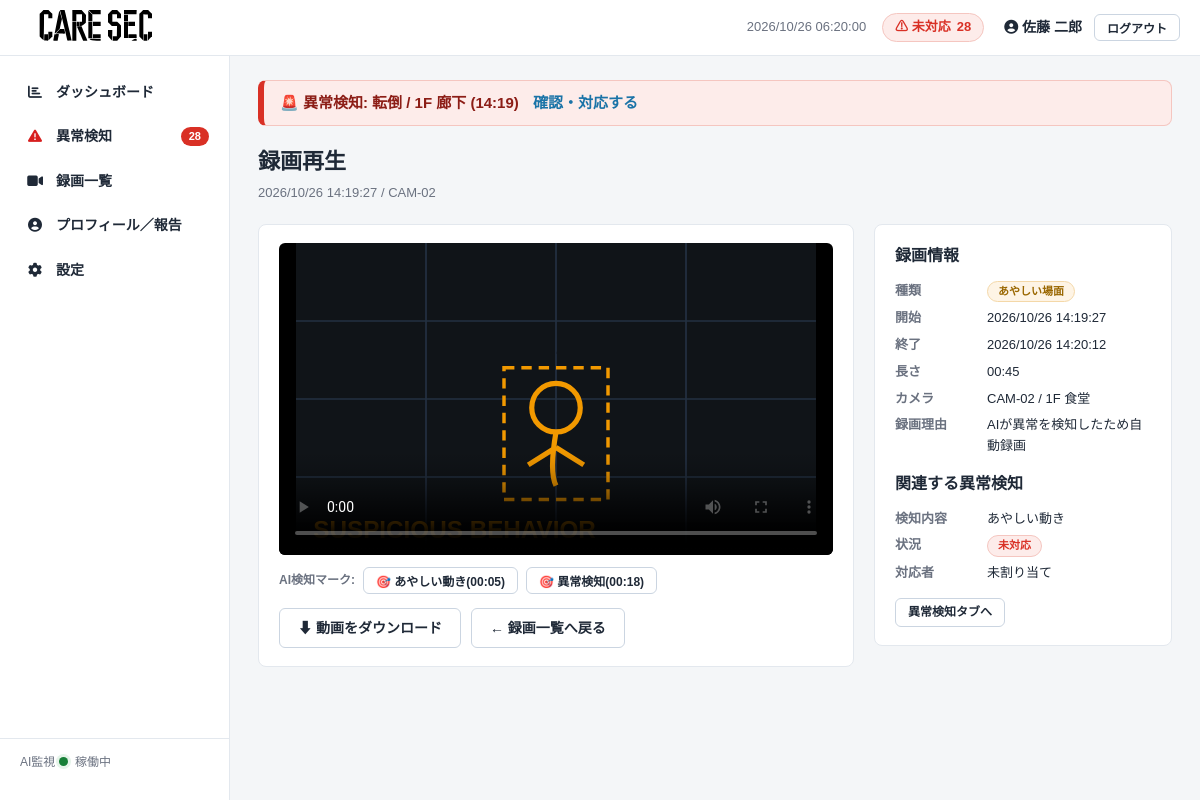
Screenshot of /recordings/129/ (signed in) with the database file from the repository.
### core/models.py (models this page shows, shortened)
class User(AbstractBaseUser):
    username = models.CharField("ユーザー名", max_length=150, unique=True)
    first_name = models.CharField("名", max_length=50, blank=True)
    last_name = models.CharField("姓", max_length=50, blank=True)
    email = models.EmailField("メールアドレス", blank=True)
    is_active = models.BooleanField("有効", default=True)
    is_admin = models.BooleanField("管理画面を利用できる", default=False)
    date_joined = models.DateTimeField("登録日", default=timezone.now)
    objects = UserManager()
    USERNAME_FIELD = "username"
    REQUIRED_FIELDS = []
    class Meta:
        verbose_name = "介護士"
        verbose_name_plural = "介護士"
        default_permissions = ()  # 権限レコードを作らない
    def get_full_name(self):
        return f"{self.last_name} {self.first_name}".strip()

class Alert(models.Model):
    class Kind(models.TextChoices):
        FALL = "fall", "転倒"
        SUSPICIOUS = "suspicious", "あやしい動き"
        ZONE = "zone", "立ち入り禁止ゾーン"
    class Status(models.TextChoices):
        OPEN = "open", "未対応"
        RESPONDING = "responding", "対応中"
        RESOLVED = "resolved", "解決済み"
        FALSE_POSITIVE = "false_positive", "誤検知"
    kind = models.CharField("種類", max_length=16, choices=Kind.choices)
    status = models.CharField("状況", max_length=16, choices=Status.choices, default=Status.OPEN)
    camera = models.ForeignKey(Camera, verbose_name="カメラ", on_delete=models.CASCADE, related_name="alerts")
    occurred_at = models.DateTimeField("発生日時")
    confidence = models.FloatField("AI信頼度", null=True, blank=True, help_text="0.0〜1.0")
    detected_state = models.CharField(
        "検知時の人物状態", max_length=16,
        choices=PersonState.choices, default=PersonState.UNKNOWN,
    )
    created_at = models.DateTimeField("アラート発生時刻", default=timezone.now)
    responded_at = models.DateTimeField("対応開始時刻", null=True, blank=True)
    resolved_at = models.DateTimeField("対応完了時刻", null=True, blank=True)
    is_false_positive = models.BooleanField("誤検知", default=False)
    thumbnail_url = models.TextField("サムネイルURL", blank=True)
    responder = models.ForeignKey(
        User, verbose_name="対応者",
        null=True, blank=True, on_delete=models.SET_NULL, related_name="responding_alerts",
    )
    class Meta:
        verbose_name = "異常検知"
        verbose_name_plural = "異常検知"
        ordering = ["-occurred_at"]
        default_permissions = ()
    @property
    def kind_label(self):
        return self.get_kind_display()
    @property
    def status_label(self):
        return self.get_status_display()
    @property
    def location(self):
        return self.camera.location

class Camera(models.Model):
    name = models.CharField("カメラ名", max_length=64)
    location = models.CharField("設置場所", max_length=128)
    stream_url = models.TextField("ストリームURL", blank=True)
    is_online = models.BooleanField("online", default=True)
    class Meta:
        verbose_name = "カメラ"
        verbose_name_plural = "カメラ"
        default_permissions = ()

class Recording(models.Model):
    class Kind(models.TextChoices):
        FALL = "fall", "転倒の瞬間"
        SUSPICIOUS = "suspicious", "あやしい場面"
    kind = models.CharField("種類", max_length=16, choices=Kind.choices)
    camera = models.ForeignKey(Camera, verbose_name="カメラ", on_delete=models.CASCADE, related_name="recordings")
    alert = models.OneToOneField(
        Alert, verbose_name="関連する異常",
        null=True, blank=True, on_delete=models.SET_NULL, related_name="recording",
    )
    started_at = models.DateTimeField("録画開始")
    ended_at = models.DateTimeField("録画終了")
    video_url = models.TextField("動画URL")
    thumbnail_url = models.TextField("サムネイルURL", blank=True)
    reason = models.CharField("録画理由", max_length=255, blank=True)
    markers = models.JSONField("AI検知マーク", default=list, blank=True)
    class Meta:
        verbose_name = "自動録画"
        verbose_name_plural = "自動録画"
        ordering = ["-started_at"]
        default_permissions = ()
    @property
    def kind_label(self):
        return self.get_kind_display()
    @property
    def camera_name(self):
        return self.camera.name
    @property
    def location(self):
        return self.camera.location
    @property
    def duration_label(self):
        delta = max(int((self.ended_at - self.started_at).total_seconds()), 0)
        h, rem = divmod(delta, 3600)
        m, s = divmod(rem, 60)
        if h:
            return f"{h}:{m:02d}:{s:02d}"
        return f"{m:02d}:{s:02d}"

### core/views.py (the view)
# urls.py: path("recordings/<int:recording_id>/", views.recording_detail, name="recording_detail"),
@login_required
def recording_detail(request, recording_id):
    recording = get_object_or_404(Recording.objects.select_related("camera", "alert"), id=recording_id)
    markers = []
    for marker in recording.markers or []:
        seconds = int(marker.get("seconds", 0))
        markers.append({
            "seconds": seconds,
            "label": marker.get("label", ""),
            "time_label": f"{seconds // 60:02d}:{seconds % 60:02d}",
        })
    related_alert = recording.alert
    related_report = None
    if related_alert is not None:
        related_report = getattr(related_alert, "report", None)
    return render(request, "recordings/detail.html", {
        "recording": recording,
        "markers": markers,
        "related_alert": related_alert,
        "related_report": related_report,
    })

### core/auth.py (called while the page is built)
    def get_user(self, user_id):
        User = get_user_model()
        try:
            return User.objects.get(pk=user_id)
        except User.DoesNotExist:
            return None

### core/context_processors.py (called while the page is built)
def alert_globals(request):
    if not request.user.is_authenticated:
        return {}
    open_alerts = Alert.objects.filter(status=Alert.Status.OPEN)
    return {
        "open_alert_count": open_alerts.count(),
        "latest_open_alert": open_alerts.order_by("-occurred_at").first(),
    }

### templates/recordings/detail.html (shortened to what this page needs)
{% extends "base.html" %}
{% block content %}
<div class="page-header">
  <h1>録画再生</h1>
  <p class="page-header__sub">{{ recording.started_at|date:"Y/m/d H:i:s" }} / {{ recording.camera_name }}</p>
</div>
<div class="grid-player">
  <section class="card player-card">
    <video id="recording-video" controls preload="metadata"
           {% if recording.thumbnail_url %}poster="{{ recording.thumbnail_url }}"{% endif %}>
      <source src="{{ recording.video_url }}" type="video/mp4">
    </video>
    {% if markers %}
    <div class="marker-bar">
      <span class="marker-bar__label">AI検知マーク:</span>
      {% for m in markers %}
        <button type="button" class="btn btn--ghost btn--sm" data-seek="{{ m.seconds }}">
          🎯 {{ m.label }}({{ m.time_label }})
        </button>
      {% endfor %}
    </div>
    {% endif %}
    <div class="player-actions">
      <a class="btn btn--ghost" href="{{ recording.video_url }}" download>⬇ 動画をダウンロード</a>
      <a class="btn btn--ghost" href="{% url 'recording_list' %}">← 録画一覧へ戻る</a>
    </div>
  </section>
  <aside class="card">
    <div class="card__header"><h2>録画情報</h2></div>
    <dl class="detail-list">
      <dt>種類</dt><dd><span class="chip chip--{{ recording.kind }}">{{ recording.kind_label }}</span></dd>
      <dt>開始</dt><dd>{{ recording.started_at|date:"Y/m/d H:i:s" }}</dd>
      <dt>終了</dt><dd>{{ recording.ended_at|date:"Y/m/d H:i:s" }}</dd>
      <dt>長さ</dt><dd>{{ recording.duration_label }}</dd>
      <dt>カメラ</dt><dd>{{ recording.camera_name }} / {{ recording.location }}</dd>
      <dt>録画理由</dt><dd>{{ recording.reason|default:"AIが異常を検知したため自動録画" }}</dd>
    </dl>
    {% if related_alert %}
    <div class="card__header"><h2>関連する異常検知</h2></div>
    <dl class="detail-list">
      <dt>検知内容</dt><dd>{{ related_alert.kind_label }}</dd>
      <dt>状況</dt><dd><span class="chip chip--{{ related_alert.status }}">{{ related_alert.status_label }}</span></dd>
      <dt>対応者</dt><dd>{% if related_alert.responder %}{{ related_alert.responder.get_full_name|default:related_alert.responder.username }}{% else %}未割り当て{% endif %}</dd>
    </dl>
    <a href="{% url 'alert_list' %}" class="btn btn--ghost btn--sm">異常検知タブへ</a>
    {% endif %}
  </aside>
</div>
{% endblock %}

### templates/base.html (shortened to what this page needs)
{% load static %}<!DOCTYPE html>
<html lang="ja">
<head>
<link rel="stylesheet" href="https://cdnjs.cloudflare.com/ajax/libs/font-awesome/6.4.0/css/all.min.css">
<link rel="stylesheet" href="{% static 'css/style.css' %}">
</head>
{% url 'api_alerts' as api_alerts_url %}
<body data-alerts-api="{{ api_alerts_url|default:'' }}">
<div class="layout">
  <header class="topbar">
    <div class="topbar__brand">
      <img src="{% static 'img/image1.svg' %}" alt="アイコン" style="width: 10em; height: auto;">
    </div>
    <div class="topbar__info">
      <span id="clock" class="topbar__clock">----/--/-- --:--:--</span>
      <a href="{% url 'alert_list' %}" class="topbar__alert-badge" title="未対応の異常一覧へ">
        ⚠ 未対応 <span id="alert-badge-count">{{ open_alert_count|default:0 }}</span>
      </a>
    </div>
    <div class="topbar__user">
      {% if user.is_authenticated %}
        <a class="topbar__username" href="{% url 'profile' %}"><i class="fa-solid fa-circle-user"></i> {{ user.get_full_name|default:user.username }}</a>
        <form method="post" action="{% url 'logout' %}" class="inline-form">
          <button type="submit" class="btn btn--ghost btn--sm">ログアウト</button>
        </form>
      {% else %}
        <a class="btn btn--primary btn--sm" href="{% url 'login' %}">ログイン</a>
      {% endif %}
    </div>
  </header>
  <nav class="sidebar" id="sidebar" aria-label="メインメニュー">
    <ul class="menu">
      <li class="menu__item{% if request.resolver_match.url_name == 'dashboard' %} is-active{% endif %}">
        <a href="{% url 'dashboard' %}"><span class="menu__icon"></span>ダッシュボード</a>
      </li>
      <li class="menu__item{% if request.resolver_match.url_name == 'alert_list' %} is-active{% endif %}">
        <a href="{% url 'alert_list' %}"><span class="menu__icon"><i class="fa-solid fa-triangle-exclamation" style="color: rgb(215, 30, 30);"></i></span>異常検知
          <span class="menu__badge" id="sidebar-alert-count"{% if not open_alert_count %} hidden{% endif %}>{{ open_alert_count|default:0 }}</span>
        </a>
      </li>
      <li class="menu__item{% if request.resolver_match.url_name == 'recording_list' %} is-active{% endif %}">
        <a href="{% url 'recording_list' %}"><span class="menu__icon"><i class="fa-solid fa-video"></i></span>録画一覧</a>
      </li>
      <li class="menu__item{% if request.resolver_match.url_name == 'profile' %} is-active{% endif %}">
        <a href="{% url 'profile' %}"><span class="menu__icon"><i class="fa-solid fa-circle-user"></i></span>プロフィール／報告</a>
      </li>
      <li class="menu__item{% if request.resolver_match.url_name == 'settings' %} is-active{% endif %}">
        <a href="{% url 'settings' %}"><span class="menu__icon"><i class="fa-solid fa-gear"></i></span>設定</a>
      </li>
    </ul>
    <div class="sidebar__footer">
      AI監視 <span class="status-dot status-dot--on"></span> 稼働中
    </div>
  </nav>
  <main class="main">
    {% if latest_open_alert %}
      <div class="global-alert-banner" role="alert">
        🚨 異常検知: {{ latest_open_alert.kind_label }} / {{ latest_open_alert.location }}
        ({{ latest_open_alert.occurred_at|date:"H:i" }})
        <a href="{% url 'alert_list' %}">確認・対応する</a>
      </div>
    {% endif %}
    {% block content %}{% endblock %}
  </main>
</div>
</body>
</html>

### rows the page displays
User: get_full_name "佐藤 二郎"
Alert: kind_label "転倒", location "1F 廊下", occurred_at "14:19"
Recording: started_at "2026/10/26 14:19:27", camera_name "CAM-02", kind_label "あやしい場面", ended_at "2026/10/26 14:20:12", duration_label "00:45", location "1F 食堂", reason "AIが異常を検知したため自動録画"
Alert: kind_label "あやしい動き", status_label "未対応"

### other values shown
{{ open_alert_count|default:0 }} "28"
{{ m.label }} "あやしい動き" "異常検知"
{{ m.time_label }} "00:05" "00:18"
